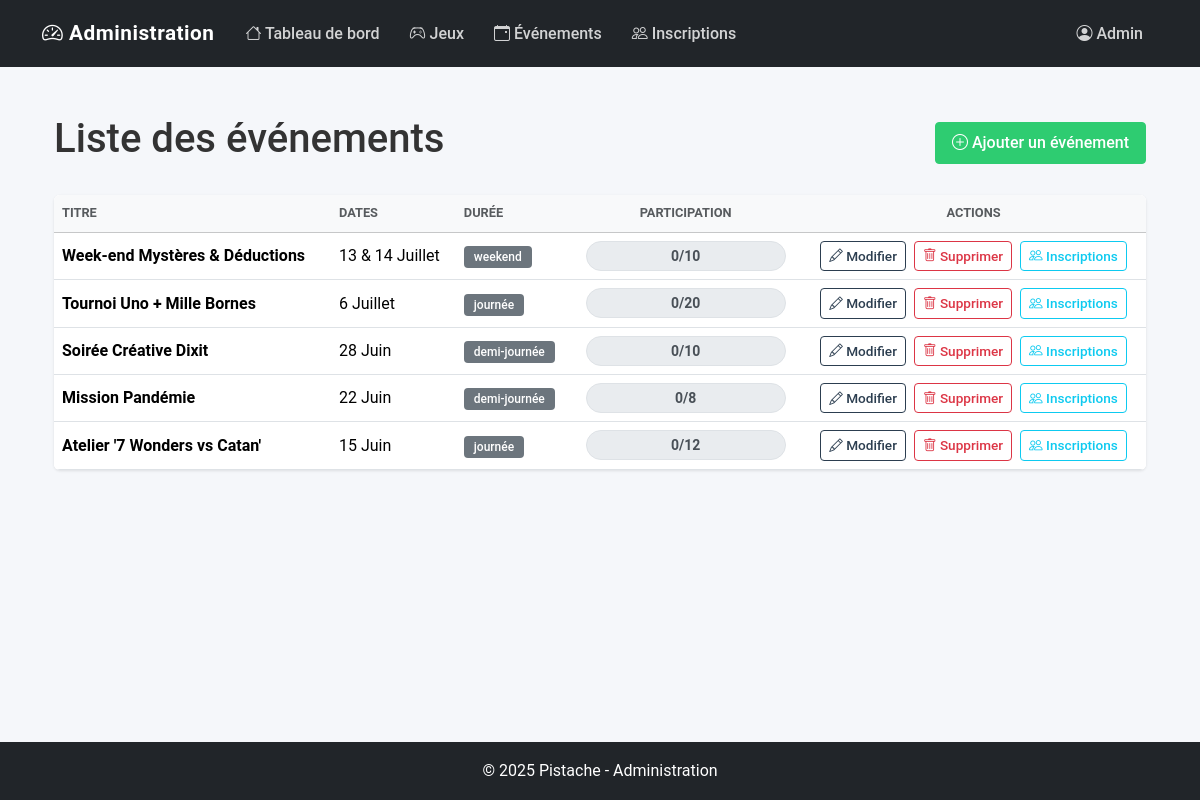
The app's page /admin/evenements/liste.php (signed in), older data.
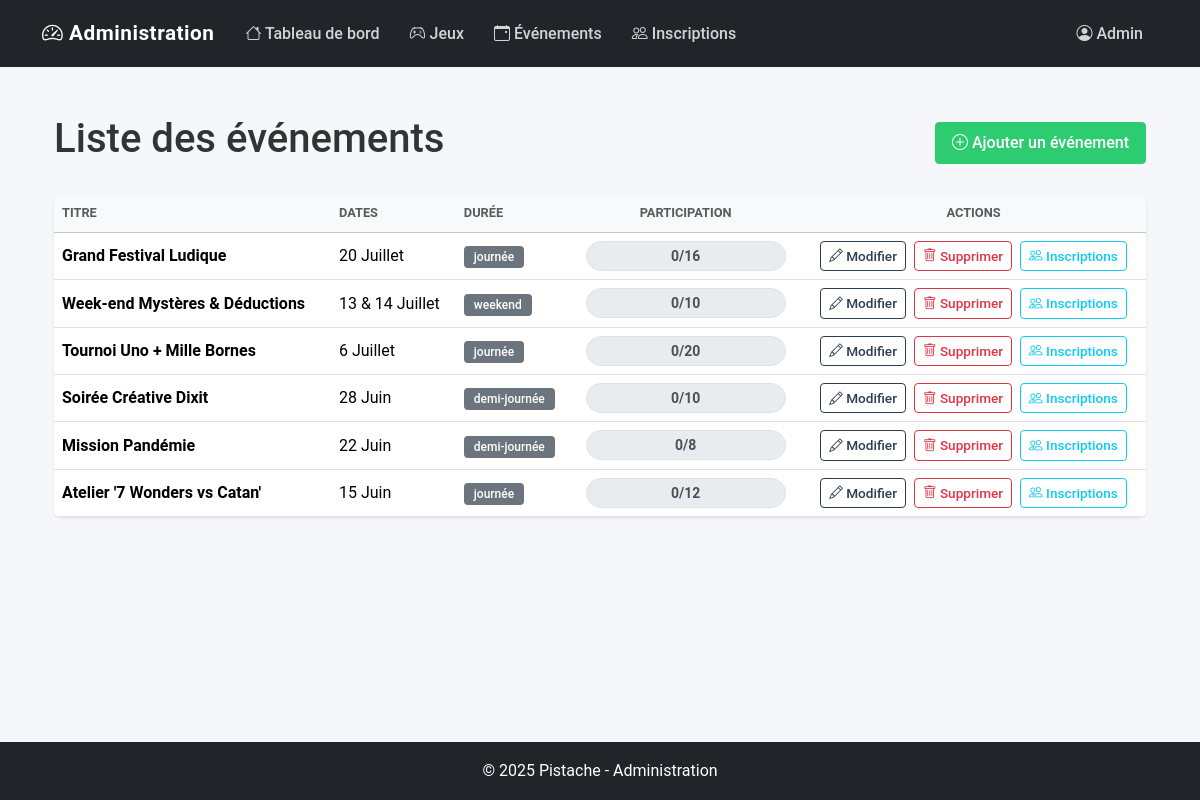
The same page, newer data.
### tables this page shows
CREATE TABLE evenement(
    id_evenement INT NOT NULL AUTO_INCREMENT,
    titre VARCHAR(100) NOT NULL,
    description TEXT NOT NULL,
    date_debut DATE NOT NULL,
    date_fin DATE NOT NULL,
    capacite_max INT NOT NULL,
    duree_type VARCHAR(50) NOT NULL,
    CONSTRAINT PK_EVENT PRIMARY KEY (id_evenement)
);

### includes/fonctions.php (called while the page is built, shortened)
<?php
if (!function_exists('formaterDateEvenement')) {
    function formaterDateEvenement($date_debut, $date_fin, $avec_le = false) {
        $mois = [
            1 => 'Janvier', 2 => 'Février', 3 => 'Mars', 4 => 'Avril',
            5 => 'Mai', 6 => 'Juin', 7 => 'Juillet', 8 => 'Août',
            9 => 'Septembre', 10 => 'Octobre', 11 => 'Novembre', 12 => 'Décembre'
        ];
        $debut = new DateTime($date_debut);
        $fin = new DateTime($date_fin);
        $prefixe = $avec_le ? "Le " : "";
        if ($debut->format('Y-m-d') === $fin->format('Y-m-d')) {
            return $prefixe . $debut->format('j') . " " . $mois[(int)$debut->format('n')];
        } else {
            $jour_debut = $debut->format('j');
            $jour_fin = $fin->format('j');
            $mois_fin = $mois[(int)$fin->format('n')];
            if ($debut->format('n') === $fin->format('n')) {
                return $prefixe . $jour_debut . " & " . $jour_fin . " " . $mois_fin;
            } else {
                return $prefixe . $jour_debut . " & " . $jour_fin . " " . $mois_fin;
            }
        }
    }
}

### admin/evenements/liste.php (the view, shortened to what the changed rows need)
<?php
require_once '../../includes/fonctions.php';
try {
    $conn = connexionBDD();
    $sql = "SELECT e.id_evenement, e.titre, e.date_debut, e.date_fin, e.capacite_max, e.duree_type,
                   COALESCE(SUM(CASE WHEN i.status = 'validé' THEN (1 + COALESCE(i.nb_accompagnant, 0)) END), 0) as nb_inscrits
            FROM evenement e
            LEFT JOIN inscription i ON e.id_evenement = i.id_evenement
            GROUP BY e.id_evenement
            ORDER BY e.date_debut DESC";
    $stmt = $conn->query($sql);
    $evenements = $stmt->fetchAll(PDO::FETCH_ASSOC);
} catch (PDOException $e) {
    $evenements = [];
    $message = "Erreur: " . $e->getMessage();
}
include_once '../includes/admin-header.php';
?>
    <div class="container mt-4">
        <div class="d-flex justify-content-between align-items-center mb-4">
            <h1>Liste des événements</h1>
        </div>
        <?php if (empty($evenements)) : ?>
            <div class="alert alert-info">
                <i class="bi bi-info-circle"></i> Aucun événement disponible.
            </div>
        <?php else : ?>
            <div class="card">
                <div class="table-responsive">
                    <table class="table table-hover mb-0">
                        <thead class="table-light">
                        <tr>
                            <th class="fw-bold text-muted">TITRE</th>
                            <th class="fw-bold text-muted">DATES</th>
                            <th class="fw-bold text-muted">DURÉE</th>
                            <th class="fw-bold text-muted text-center">PARTICIPATION</th>
                            <th class="fw-bold text-muted text-center">ACTIONS</th>
                        </tr>
                        </thead>
                        <tbody>
                        <?php foreach ($evenements as $evenement) : ?>
                            <tr>
                                <td>
                                    <strong><?php echo htmlspecialchars($evenement['titre']); ?></strong>
                                </td>
                                <td>
                                    <?php echo formaterDateEvenement($evenement['date_debut'], $evenement['date_fin']); ?>
                                </td>
                                <td>
                                    <span class="badge bg-secondary"><?php echo htmlspecialchars($evenement['duree_type']); ?></span>
                                </td>
                                <td class="text-center">
                                    <div class="progress-bar-custom">
                                        <div class="progress-text">
                                            <?php echo $evenement['nb_inscrits']; ?>/<?php echo $evenement['capacite_max']; ?>
                                        </div>
                                    </div>
                                </td>
                                <td class="text-center">
                                    <a href="modifier.php?id=<?php echo $evenement['id_evenement']; ?>"
                                       class="btn btn-outline-primary btn-sm"
                                       style="margin-right: 4px;"
                                       title="Modifier">
                                        <i class="bi bi-pencil"></i> Modifier
                                    </a>
                                    <a href="supprimer.php?id=<?php echo $evenement['id_evenement']; ?>"
                                       class="btn btn-outline-danger btn-sm"
                                       style="margin-right: 4px;"
                                       onclick="return confirm('Êtes-vous sûr de vouloir supprimer cet événement ?');"
                                       title="Supprimer">
                                        <i class="bi bi-trash"></i> Supprimer
                                    </a>
                                    <a href="../inscriptions/liste.php?evenement=<?php echo $evenement['id_evenement']; ?>"
                                       class="btn btn-outline-info btn-sm" title="Voir les inscriptions">
                                        <i class="bi bi-people"></i> Inscriptions
                                    </a>
                                </td>
                            </tr>
                        <?php endforeach; ?>
                        </tbody>
                    </table>
                </div>
            </div>
        <?php endif; ?>
    </div>
<?php include_once '../includes/admin-footer.php'; ?>

Row changes from the older to the newer data that the page shows:
added evenement: titre "Grand Festival Ludique", date_debut+date_fin "20 Juillet", duree_type "journée", nb_inscrits "0", capacite_max "16"
